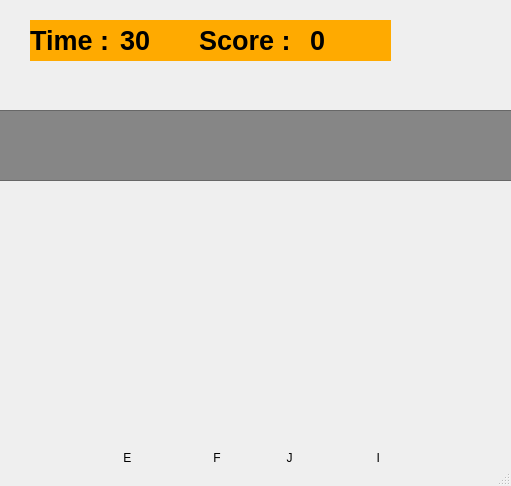
<?xml version="1.0" encoding="UTF-8"?>
<ui version="4.0">
 <class>UserWindow</class>
 <widget class="QMainWindow" name="UserWindow">
  <property name="geometry">
   <rect>
    <x>0</x>
    <y>0</y>
    <width>511</width>
    <height>486</height>
   </rect>
  </property>
  <property name="windowTitle">
   <string>MainWindow</string>
  </property>
  <property name="autoFillBackground">
   <bool>true</bool>
  </property>
  <widget class="QWidget" name="centralwidget">
   <widget class="QLabel" name="label">
    <property name="geometry">
     <rect>
      <x>0</x>
      <y>-10</y>
      <width>600</width>
      <height>400</height>
     </rect>
    </property>
    <property name="styleSheet">
     <string notr="true"/>
    </property>
    <property name="lineWidth">
     <number>0</number>
    </property>
    <property name="text">
     <string/>
    </property>
    <property name="pixmap">
     <pixmap resource="img.qrc">:/img/bg.png</pixmap>
    </property>
   </widget>
   <widget class="QGraphicsView" name="graphicsView">
    <property name="geometry">
     <rect>
      <x>-10</x>
      <y>110</y>
      <width>522</width>
      <height>71</height>
     </rect>
    </property>
    <property name="styleSheet">
     <string notr="true">background-color: rgb(134, 134, 134);</string>
    </property>
    <property name="lineWidth">
     <number>0</number>
    </property>
    <property name="backgroundBrush">
     <brush brushstyle="NoBrush">
      <color alpha="255">
       <red>139</red>
       <green>139</green>
       <blue>139</blue>
      </color>
     </brush>
    </property>
    <property name="foregroundBrush">
     <brush brushstyle="NoBrush">
      <color alpha="255">
       <red>131</red>
       <green>131</green>
       <blue>131</blue>
      </color>
     </brush>
    </property>
    <property name="interactive">
     <bool>true</bool>
    </property>
   </widget>
   <widget class="QLabel" name="label_2">
    <property name="geometry">
     <rect>
      <x>200</x>
      <y>410</y>
      <width>33</width>
      <height>33</height>
     </rect>
    </property>
    <property name="text">
     <string/>
    </property>
    <property name="pixmap">
     <pixmap resource="img.qrc">:/img/blue_small_note.png</pixmap>
    </property>
   </widget>
   <widget class="QLabel" name="label_3">
    <property name="geometry">
     <rect>
      <x>270</x>
      <y>410</y>
      <width>33</width>
      <height>33</height>
     </rect>
    </property>
    <property name="text">
     <string/>
    </property>
    <property name="pixmap">
     <pixmap resource="img.qrc">:/img/red_small_note.png</pixmap>
    </property>
   </widget>
   <widget class="QLabel" name="label_4">
    <property name="geometry">
     <rect>
      <x>100</x>
      <y>390</y>
      <width>51</width>
      <height>51</height>
     </rect>
    </property>
    <property name="pixmap">
     <pixmap resource="img.qrc">:/img/blue_big_note.png</pixmap>
    </property>
   </widget>
   <widget class="QLabel" name="label_5">
    <property name="geometry">
     <rect>
      <x>350</x>
      <y>390</y>
      <width>51</width>
      <height>51</height>
     </rect>
    </property>
    <property name="text">
     <string/>
    </property>
    <property name="pixmap">
     <pixmap resource="img.qrc">:/img/red_big_note.png</pixmap>
    </property>
   </widget>
   <widget class="QLabel" name="label_6">
    <property name="geometry">
     <rect>
      <x>120</x>
      <y>450</y>
      <width>16</width>
      <height>16</height>
     </rect>
    </property>
    <property name="text">
     <string> E</string>
    </property>
   </widget>
   <widget class="QLabel" name="label_7">
    <property name="geometry">
     <rect>
      <x>210</x>
      <y>450</y>
      <width>16</width>
      <height>16</height>
     </rect>
    </property>
    <property name="text">
     <string> F</string>
    </property>
   </widget>
   <widget class="QLabel" name="label_8">
    <property name="geometry">
     <rect>
      <x>280</x>
      <y>450</y>
      <width>16</width>
      <height>16</height>
     </rect>
    </property>
    <property name="text">
     <string>  J</string>
    </property>
   </widget>
   <widget class="QLabel" name="label_9">
    <property name="geometry">
     <rect>
      <x>370</x>
      <y>450</y>
      <width>16</width>
      <height>16</height>
     </rect>
    </property>
    <property name="text">
     <string>  I</string>
    </property>
   </widget>
   <widget class="QLabel" name="label_10">
    <property name="geometry">
     <rect>
      <x>30</x>
      <y>20</y>
      <width>361</width>
      <height>41</height>
     </rect>
    </property>
    <property name="font">
     <font>
      <family>Arial</family>
      <pointsize>20</pointsize>
      <weight>75</weight>
      <bold>true</bold>
     </font>
    </property>
    <property name="styleSheet">
     <string notr="true">background-color: rgb(121, 255, 217);
background-color: rgb(255, 170, 0);</string>
    </property>
    <property name="text">
     <string>Time :            Score : </string>
    </property>
   </widget>
   <widget class="QLabel" name="TimeText">
    <property name="geometry">
     <rect>
      <x>120</x>
      <y>20</y>
      <width>81</width>
      <height>41</height>
     </rect>
    </property>
    <property name="font">
     <font>
      <family>Arial</family>
      <pointsize>20</pointsize>
      <weight>75</weight>
      <bold>true</bold>
     </font>
    </property>
    <property name="text">
     <string>30</string>
    </property>
   </widget>
   <widget class="QLabel" name="ScoreText">
    <property name="geometry">
     <rect>
      <x>310</x>
      <y>20</y>
      <width>81</width>
      <height>41</height>
     </rect>
    </property>
    <property name="font">
     <font>
      <family>Arial</family>
      <pointsize>20</pointsize>
      <weight>75</weight>
      <bold>true</bold>
     </font>
    </property>
    <property name="text">
     <string>0</string>
    </property>
   </widget>
   <widget class="QLabel" name="label_11">
    <property name="geometry">
     <rect>
      <x>-420</x>
      <y>90</y>
      <width>511</width>
      <height>91</height>
     </rect>
    </property>
    <property name="text">
     <string/>
    </property>
    <property name="pixmap">
     <pixmap resource="img.qrc">:/img/mtaiko.png</pixmap>
    </property>
   </widget>
  </widget>
  <widget class="QStatusBar" name="statusbar"/>
 </widget>
 <resources>
  <include location="img.qrc"/>
 </resources>
 <connections/>
</ui>
